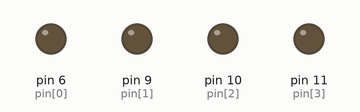
Recording of a sketch running on a simulated Arduino Uno, built with avr-gcc and run on an emulated ATmega328P. Shown: output pins drawn as LEDs (lit = HIGH).

Above: at 0.15 s.
At 9.69 s:
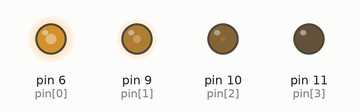
Timing chart, 0 to 9.6 s (numbered marks = the images above):
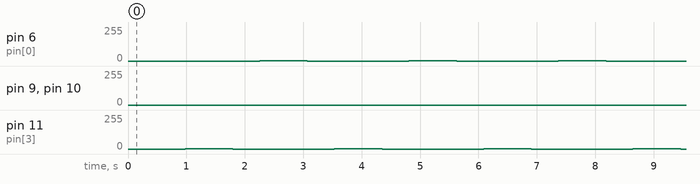

The sketch:

bbf.ino
```cpp
const byte threshold = 180;
const byte pin[4] = {6, 9, 10, 11};
int brightness[4];

void darken(int index)
{
    brightness[index] -= 1;
    if (brightness[index] < 1)
        brightness[index] = 0;
}

void setup()
{
    for (byte i = 0; i < 4; i += 1) {
        pinMode(pin[i], OUTPUT);
    }
}

void loop()
{
    for(byte i = 0; i < 4; i += 1) {
        brightness[i] = 255;
    }
    for (byte i = 0; brightness[3] > 0; ) {
        for(int j = i; j >= 0; j -= 1) {
            analogWrite(pin[j], brightness[j]);
            darken(j);
        }
        if (brightness[i] == threshold && i < 3)
            i += 1;
        delay(2);
    }
    delay(300);
    for(byte i = 0; i < 4; i += 1) {
        brightness[i] = 255;
    }
    for (byte i = 0; brightness[3] > 0; ) {
        for(int j = i; j >= 0; j -= 1) {
            analogWrite(pin[3 - j], brightness[j]);
            darken(j);
        }
        if (brightness[i] == threshold && i < 3)
            i += 1;
        delay(2);
    }
    delay(300);
}
```

Measured:
- by itself, pin 6 (pin[0]), pin 11 (pin[3]): alternates 1/255 for 0.82 s and 0/255 for 1.7 s
